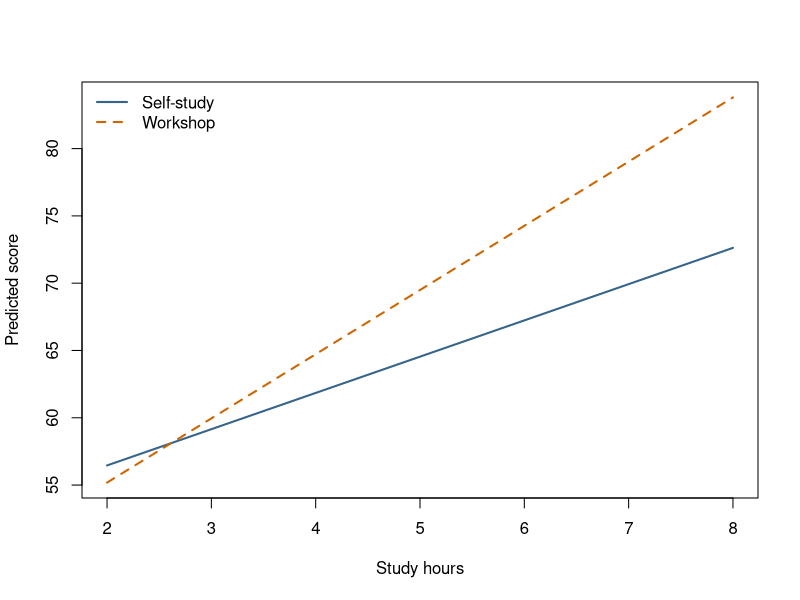

The R source for this figure:
## ---- chunk 1
#| label: ex-interaction-data
set.seed(2026)

students <- data.frame(
  hours = runif(120, min = 1, max = 9),
  method = factor(
    rep(c("Self-study", "Workshop"), each = 60),
    levels = c("Self-study", "Workshop")
  )
)

students$hours_centered <- students$hours - 5
workshop <- as.numeric(students$method == "Workshop")

students$score <- 65 +
  3 * students$hours_centered +
  4 * workshop +
  2 * students$hours_centered * workshop +
  rnorm(120, mean = 0, sd = 3)
## ---- chunk 2
#| label: ex-interaction-model
interaction_model <- lm(score ~ hours_centered * method, data = students)
coefficients <- coef(interaction_model)
round(coefficients, 2)
## ---- chunk 3
#| label: ex-interaction-slopes
self_study_slope <- coefficients[["hours_centered"]]
workshop_slope <- self_study_slope +
  coefficients[["hours_centered:methodWorkshop"]]

round(c("Self-study" = self_study_slope, "Workshop" = workshop_slope), 2)
## ---- chunk 4
#| label: ex-interaction-predictions
predictions <- expand.grid(
  hours = c(2, 5, 8),
  method = levels(students$method)
)
predictions$hours_centered <- predictions$hours - 5
predictions$predicted_score <- predict(interaction_model, newdata = predictions)

data.frame(
  hours = predictions$hours,
  method = predictions$method,
  predicted_score = round(predictions$predicted_score, 1)
)
## ---- chunk 5
#| label: ex-interaction-plot
#| fig-width: 6
#| fig-height: 4
#| fig-alt: "Two fitted score lines from two to eight study hours; the workshop line is steeper than the self-study line."
self_study_predictions <- subset(predictions, method == "Self-study")
workshop_predictions <- subset(predictions, method == "Workshop")

plot(predicted_score ~ hours, data = self_study_predictions,
     type = "l", col = "steelblue4", lwd = 2,
     ylim = range(predictions$predicted_score),
     xlab = "Study hours", ylab = "Predicted score")
lines(predicted_score ~ hours, data = workshop_predictions,
      col = "darkorange3", lwd = 2, lty = 2)
legend("topleft", legend = c("Self-study", "Workshop"),
       col = c("steelblue4", "darkorange3"), lwd = 2, lty = c(1, 2), bty = "n")
